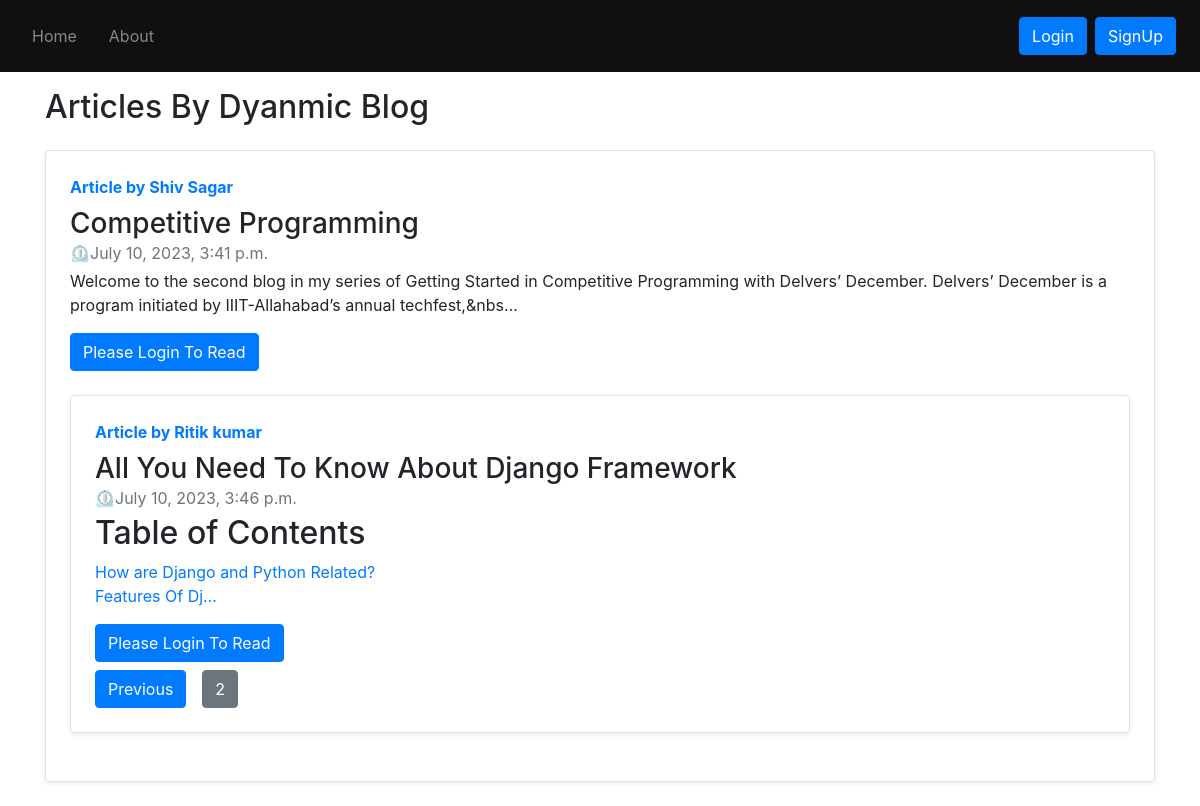
Screenshot of /blog/?page=2 with the database file from the repository.
### blogpage/models.py (models this page shows, shortened)
class BlogPostTable(models.Model):
    sno = models.AutoField(primary_key=True)
    title = models.CharField(max_length=255)
    author = models.CharField(max_length=14)
    timeStamp = models.DateTimeField(blank=True)
    content = models.TextField()

### blogpage/views.py (the view)
# urls.py: path('',views.blogPage),
def blogPage(request):
    allPosts = BlogPostTable.objects.all()
    items_per_page = 2
    paginator = Paginator(allPosts, items_per_page)
    page_number = request.GET.get('page')
    page_obj = paginator.get_page(page_number)
    context = {
        'page_obj': page_obj,
        'allPosts': allPosts
    }
    return render(request, 'blog/blog.html', context)

### templates/blog/blog.html (shortened to what this page needs)
{% extends 'base.html' %}
{% load static %}
{% block body %}
    <div class="container my-3">
        <h2>Articles By Dyanmic Blog</h2>
        {% for post in page_obj %}
            <div class="row no-gutters border rounded overflow-hidden flex-md-row mb-4 shadow-sm h-md-250 my-4 position-relative">
                <div class="col p-4 d-flex flex-column position-static">
                    <a href="" class="text-dark">
                        <strong class="d-inline-block mb-2 text-primary">Article by {{ post.author }}</strong>
                    </a>
                    <h3 class="mb-0">{{ post.title }}</h3>
                    <div class="mb-1 text-muted">&#x23F2;{{ post.timeStamp }}</div>
                    <p class="card-text mb-auto">{{ post.content | safe | truncatechars:450 }}</p>
                    {% if user.is_authenticated %}
                        <div class="my-2">
                            <a href="/blog/{{ post.author }}" role="button" class="btn btn-primary">Continue reading</a>
                        </div>
                    {% else %}
                        <div class="my-2">
                            <a href="" role="button" class="btn btn-primary">Please Login To Read</a>
                        </div>
                    {% endif %}
                </div>
            </div>
        {% endfor %}
        <div class="pagination">
    {% if page_obj.has_previous %}
        <a href="?page={{ page_obj.previous_page_number }}" class="btn btn-primary mr-2">Previous</a>
    {% endif %}
    <a href="?page={{ page_obj.number }}" class="btn btn-secondary mx-2">{{ page_obj.number }}</a>
</div>
    </div>
{% endblock %}

### rows the page displays
BlogPostTable: author "Shiv Sagar", title "Competitive Programming", timeStamp "July 10, 2023, 3:41 p.m.", content "Welcome to the second blog in my series of Getting Started in Competitive Programming with Delvers’ December. Delvers’ December is a program initiated by IIIT-Allahabad’s annual techfest,&nbs…"
BlogPostTable: author "Ritik kumar", title "All You Need To Know About Django Framework", timeStamp "July 10, 2023, 3:46 p.m.", content "Table of Contents How are Django and Python Related? Features Of Dj…"

### other values shown
{{ page_obj.number }} "2"
